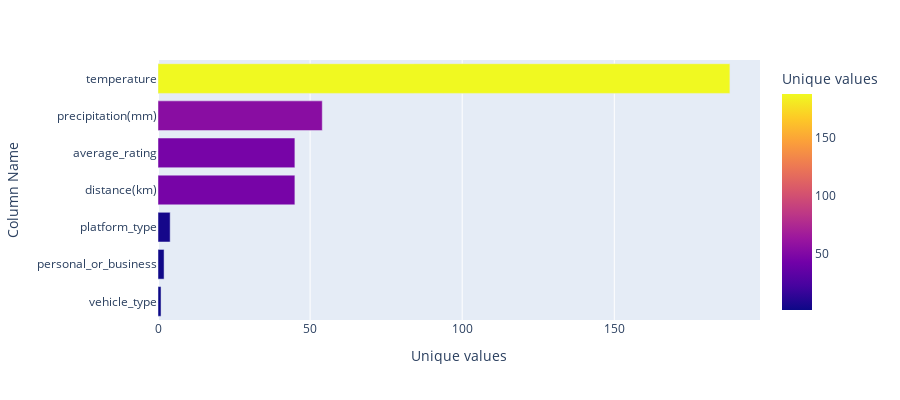
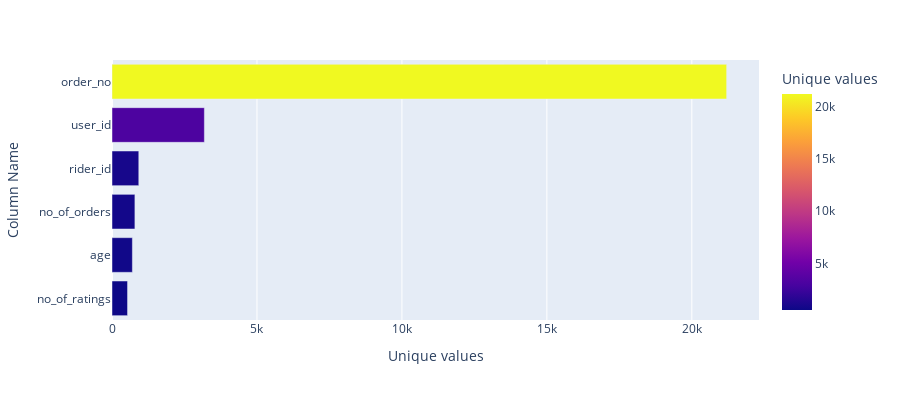

The code cell stored with these charts, in order, in its notebook:
### Markdown cell above
##### **Unique values**

### Code cell
# Function that counts all the unique values in a DataFrame and returns it in a new DataFrame.
# New DataFrame sorts the data in ascending order.

def train_unique(df):
    unique_df = {}

    unique_df['no_of_unique_values'] = train_df[['vehicle_type', 'platform_type', 'personal_or_business',
                                                 'distance(km)', 'temperature', 'precipitation(mm)',
                                                 'average_rating']].nunique()

    unique_df = pd.DataFrame(unique_df).sort_values(
        by=['no_of_unique_values']).rename_axis('column_name').reset_index()

    return unique_df

def train_unique1(df):
    unique_df1 = {}

    unique_df1['no_of_unique_values'] = train_df[['no_of_ratings', 'age', 'no_of_orders', 'rider_id',
                                                  'user_id', 'order_no']].nunique()

    unique_df1 = pd.DataFrame(unique_df1).sort_values(
        by=['no_of_unique_values']).rename_axis('column_name').reset_index()

    return unique_df1

# Create an interactive visual to display the unique values of the above DataFrame,
# Spilt into two visuals because the differences between unique values is large.

data = px.data.gapminder()
data1 = train_unique(train_df)
fig = px.bar(data1, x='no_of_unique_values',
             y='column_name', color='no_of_unique_values',
             labels={'no_of_unique_values': 'Unique values',
                     'column_name': 'Column Name'}, 
             height=400)
fig.show()

data2 = px.data.gapminder()
data3 = train_unique1(train_df)
fig = px.bar(data3, x='no_of_unique_values',
             y='column_name', color='no_of_unique_values',
             labels={'no_of_unique_values': 'Unique values', 
                     'column_name': 'Column Name'},
             height=400)
fig.show()

### Figure 1 — Plotly figure (JSON) as saved in the notebook; plotly's stock layout.template omitted (floating-point values rounded to 4 significant figures)
{"data": [{"alignmentgroup": "True", "hovertemplate": "Unique values=%{marker.color}<br>Column Name=%{y}<extra></extra>", "legendgroup": "", "marker": {"color": [1, 2, 4, 45, 45, 54, 188], "coloraxis": "coloraxis"}, "name": "", "offsetgroup": "", "orientation": "h", "showlegend": false, "textposition": "auto", "type": "bar", "x": [1, 2, 4, 45, 45, 54, 188], "xaxis": "x", "y": ["vehicle_type", "personal_or_business", "platform_type", "distance(km)", "average_rating", "precipitation(mm)", "temperature"], "yaxis": "y"}], "layout": {"barmode": "relative", "coloraxis": {"colorbar": {"title": {"text": "Unique values"}}, "colorscale": [[0, "#0d0887"], [0.1111, "#46039f"], [0.2222, "#7201a8"], [0.3333, "#9c179e"], [0.4444, "#bd3786"], [0.5556, "#d8576b"], [0.6667, "#ed7953"], [0.7778, "#fb9f3a"], [0.8889, "#fdca26"], [1, "#f0f921"]]}, "height": 400, "legend": {"tracegroupgap": 0}, "margin": {"t": 60}, "xaxis": {"anchor": "y", "domain": [0, 1], "title": {"text": "Unique values"}}, "yaxis": {"anchor": "x", "domain": [0, 1], "title": {"text": "Column Name"}}}}

### Figure 2 — Plotly figure (JSON) as saved in the notebook; plotly's stock layout.template omitted (floating-point values rounded to 4 significant figures)
{"data": [{"alignmentgroup": "True", "hovertemplate": "Unique values=%{marker.color}<br>Column Name=%{y}<extra></extra>", "legendgroup": "", "marker": {"color": [536, 703, 790, 924, 3186, 21201], "coloraxis": "coloraxis"}, "name": "", "offsetgroup": "", "orientation": "h", "showlegend": false, "textposition": "auto", "type": "bar", "x": [536, 703, 790, 924, 3186, 21201], "xaxis": "x", "y": ["no_of_ratings", "age", "no_of_orders", "rider_id", "user_id", "order_no"], "yaxis": "y"}], "layout": {"barmode": "relative", "coloraxis": {"colorbar": {"title": {"text": "Unique values"}}, "colorscale": [[0, "#0d0887"], [0.1111, "#46039f"], [0.2222, "#7201a8"], [0.3333, "#9c179e"], [0.4444, "#bd3786"], [0.5556, "#d8576b"], [0.6667, "#ed7953"], [0.7778, "#fb9f3a"], [0.8889, "#fdca26"], [1, "#f0f921"]]}, "height": 400, "legend": {"tracegroupgap": 0}, "margin": {"t": 60}, "xaxis": {"anchor": "y", "domain": [0, 1], "title": {"text": "Unique values"}}, "yaxis": {"anchor": "x", "domain": [0, 1], "title": {"text": "Column Name"}}}}
